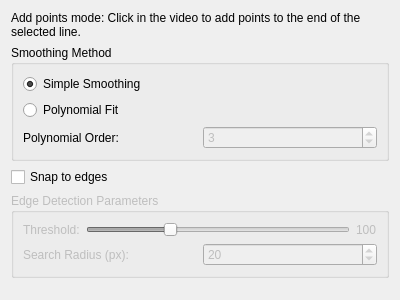
<?xml version="1.0" encoding="UTF-8"?>
<ui version="4.0">
 <class>LineAddSelectionWidget</class>
 <widget class="QWidget" name="LineAddSelectionWidget">
  <property name="geometry">
   <rect>
    <x>0</x>
    <y>0</y>
    <width>400</width>
    <height>300</height>
   </rect>
  </property>
  <property name="windowTitle">
   <string>Form</string>
  </property>
  <layout class="QVBoxLayout" name="verticalLayout">
   <item>
    <widget class="QLabel" name="descriptionLabel">
     <property name="text">
      <string>Add points mode: Click in the video to add points to the end of the selected line.</string>
     </property>
     <property name="wordWrap">
      <bool>true</bool>
     </property>
    </widget>
   </item>
   <item>
    <widget class="QGroupBox" name="smoothingGroupBox">
     <property name="title">
      <string>Smoothing Method</string>
     </property>
     <layout class="QVBoxLayout" name="smoothingLayout">
      <item>
       <widget class="QRadioButton" name="simpleSmoothRadio">
        <property name="text">
         <string>Simple Smoothing</string>
        </property>
        <property name="checked">
         <bool>true</bool>
        </property>
       </widget>
      </item>
      <item>
       <widget class="QRadioButton" name="polyFitRadio">
        <property name="text">
         <string>Polynomial Fit</string>
        </property>
       </widget>
      </item>
      <item>
       <layout class="QHBoxLayout" name="polyOrderLayout">
        <item>
         <widget class="QLabel" name="polyOrderLabel">
          <property name="text">
           <string>Polynomial Order:</string>
          </property>
         </widget>
        </item>
        <item>
         <widget class="QSpinBox" name="polyOrderSpinBox">
          <property name="enabled">
           <bool>false</bool>
          </property>
          <property name="minimum">
           <number>1</number>
          </property>
          <property name="maximum">
           <number>10</number>
          </property>
          <property name="value">
           <number>3</number>
          </property>
         </widget>
        </item>
       </layout>
      </item>
     </layout>
    </widget>
   </item>
   <item>
    <widget class="QCheckBox" name="edgeSnappingCheckbox">
     <property name="toolTip">
      <string>Automatically snap points to nearby edges in the image</string>
     </property>
     <property name="text">
      <string>Snap to edges</string>
     </property>
    </widget>
   </item>
   <item>
    <widget class="QGroupBox" name="edgeGroupBox">
     <property name="enabled">
      <bool>false</bool>
     </property>
     <property name="title">
      <string>Edge Detection Parameters</string>
     </property>
     <layout class="QVBoxLayout" name="edgeLayout">
      <item>
       <layout class="QHBoxLayout" name="thresholdLayout">
        <item>
         <widget class="QLabel" name="thresholdLabel">
          <property name="text">
           <string>Threshold:</string>
          </property>
         </widget>
        </item>
        <item>
         <widget class="QSlider" name="thresholdSlider">
          <property name="minimum">
           <number>10</number>
          </property>
          <property name="maximum">
           <number>300</number>
          </property>
          <property name="value">
           <number>100</number>
          </property>
          <property name="orientation">
           <enum>Qt::Orientation::Horizontal</enum>
          </property>
         </widget>
        </item>
        <item>
         <widget class="QLabel" name="thresholdValueLabel">
          <property name="text">
           <string>100</string>
          </property>
         </widget>
        </item>
       </layout>
      </item>
      <item>
       <layout class="QHBoxLayout" name="radiusLayout">
        <item>
         <widget class="QLabel" name="radiusLabel">
          <property name="text">
           <string>Search Radius (px):</string>
          </property>
         </widget>
        </item>
        <item>
         <widget class="QSpinBox" name="radiusSpinBox">
          <property name="minimum">
           <number>5</number>
          </property>
          <property name="maximum">
           <number>100</number>
          </property>
          <property name="value">
           <number>20</number>
          </property>
         </widget>
        </item>
       </layout>
      </item>
     </layout>
    </widget>
   </item>
   <item>
    <spacer name="verticalSpacer">
     <property name="orientation">
      <enum>Qt::Orientation::Vertical</enum>
     </property>
     <property name="sizeHint" stdset="0">
      <size>
       <width>20</width>
       <height>40</height>
      </size>
     </property>
    </spacer>
   </item>
  </layout>
 </widget>
 <resources/>
 <connections/>
</ui>
